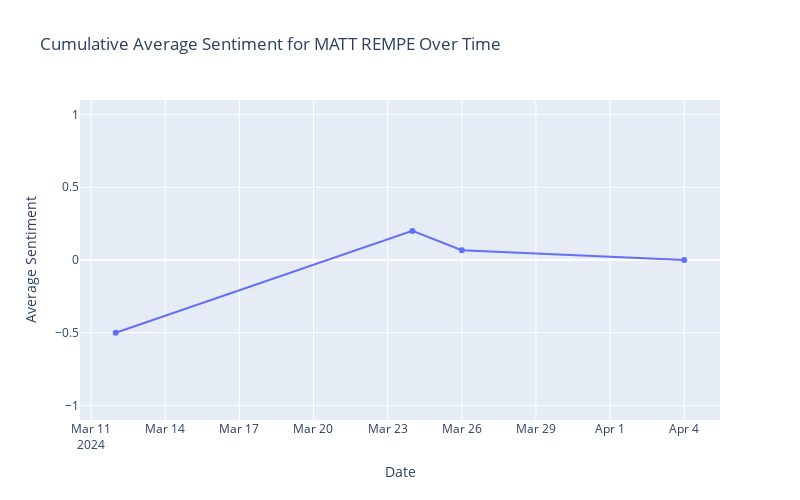

Notebook source saved alongside this figure:
### Code cell
rempe_df = df.query('mentioned_players == "Matt Rempe"').copy()
rempe_df['created_date'] = pd.to_datetime(rempe_df['created_date'])
rempe_df = rempe_df.sort_values('created_date')

daily_avg_sentiment = rempe_df.groupby('created_date')['sentiment_result'].mean().reset_index()
daily_avg_sentiment['cumulative_moving_avg'] = daily_avg_sentiment['sentiment_result'].expanding().mean()

fig = px.line(
    daily_avg_sentiment,
    x='created_date',
    y='cumulative_moving_avg',
    title='Cumulative Average Sentiment for MATT REMPE Over Time'
)
fig.update_traces(mode='lines+markers')
fig.update_layout(xaxis_title='Date', yaxis_title='Average Sentiment', width=800, height=500)
fig.update_yaxes(range=[-1.1, 1.1])
fig.show()

### Figure 1 — Plotly figure (JSON) as saved in the notebook; plotly's stock layout.template omitted (floating-point values rounded to 4 significant figures)
{"data": [{"hovertemplate": "created_date=%{x}<br>cumulative_moving_avg=%{y}<extra></extra>", "legendgroup": "", "line": {"color": "#636efa", "dash": "solid"}, "marker": {"symbol": "circle"}, "mode": "lines+markers", "name": "", "orientation": "v", "showlegend": false, "type": "scatter", "x": ["2024-03-12T00:00:00", "2024-03-24T00:00:00", "2024-03-26T00:00:00", "2024-04-04T00:00:00"], "xaxis": "x", "y": [-0.5, 0.2, 0.06667, 0], "yaxis": "y"}], "layout": {"height": 500, "legend": {"tracegroupgap": 0}, "title": {"text": "Cumulative Average Sentiment for MATT REMPE Over Time"}, "width": 800, "xaxis": {"anchor": "y", "domain": [0, 1], "title": {"text": "Date"}}, "yaxis": {"anchor": "x", "domain": [0, 1], "range": [-1.1, 1.1], "title": {"text": "Average Sentiment"}}}}
